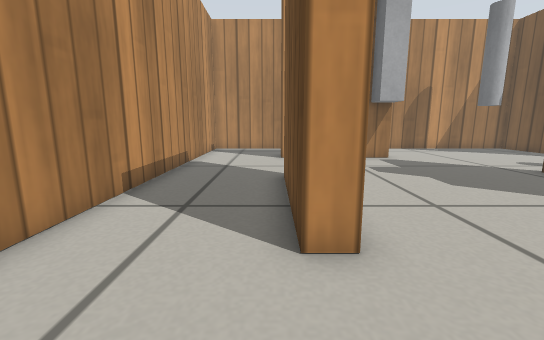
[1] (above)

16 first-person views from a walk through a robot-simulator world made for Gazebo. The camera is 0.33 m above the floor, tilts 10° down and sees 90° across. The floor is counted in squares, 0.2 m on a side. Each view is taken from the middle of a square. On the plan, view 1 faces up. The plan holds only what a view shows up to about 14 squares ahead; the rest is blank. Gazebo's built-in surfaces are drawn with simple patterns.

[2]
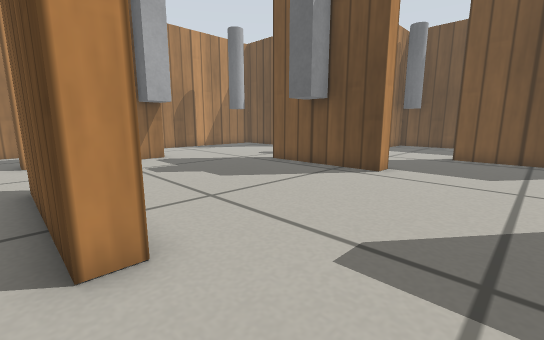

[3]
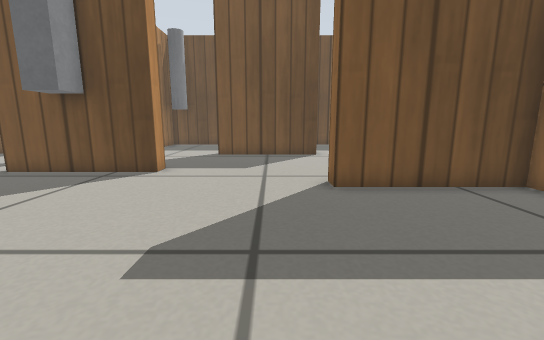

[4]
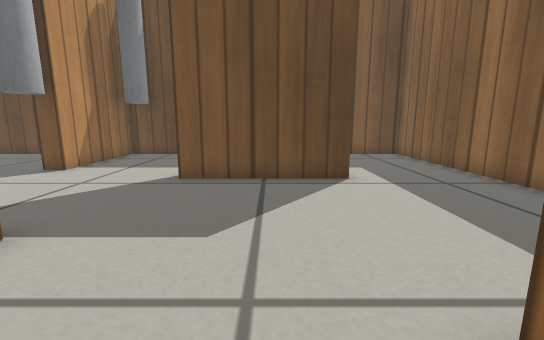

[5]
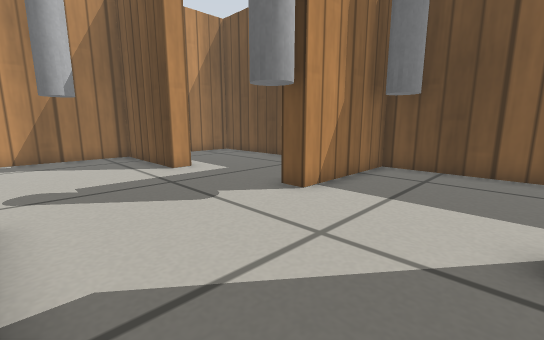

[6]
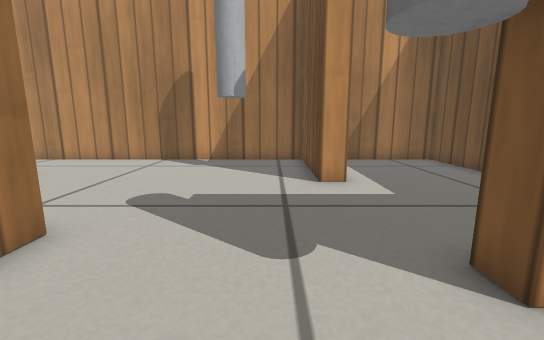

[7]
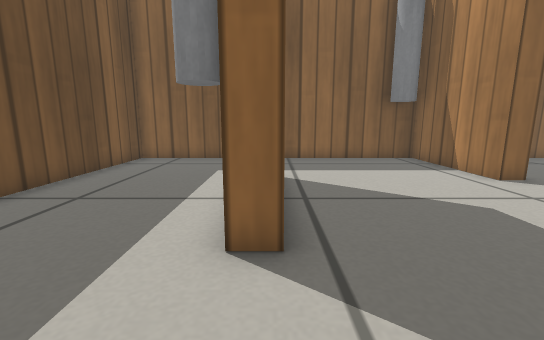

[8]
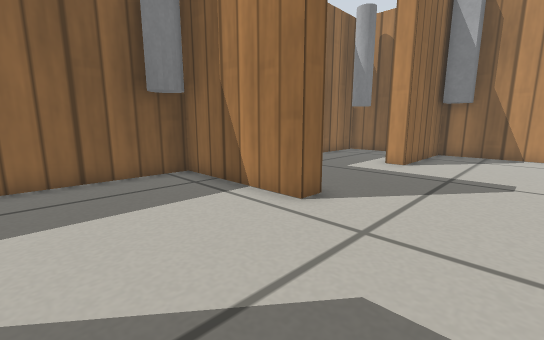

[9]
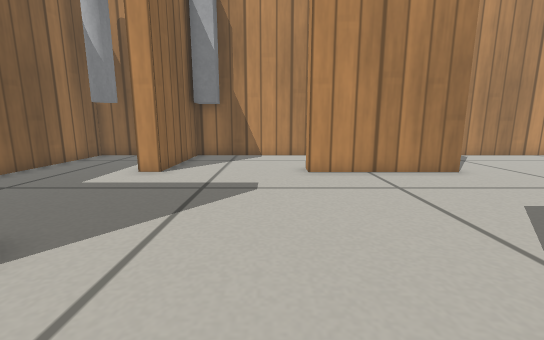

[10]
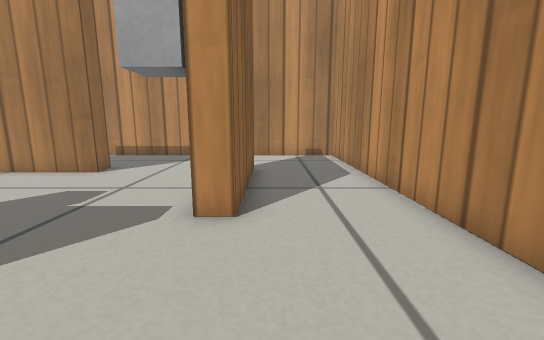

[11]
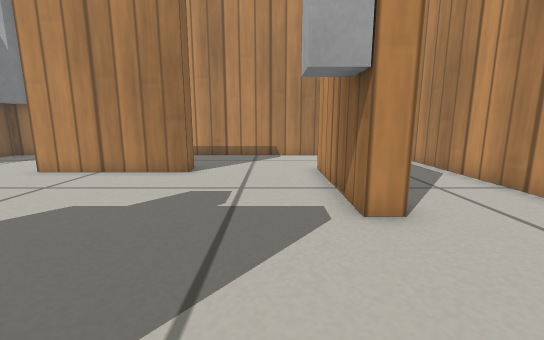

[12]
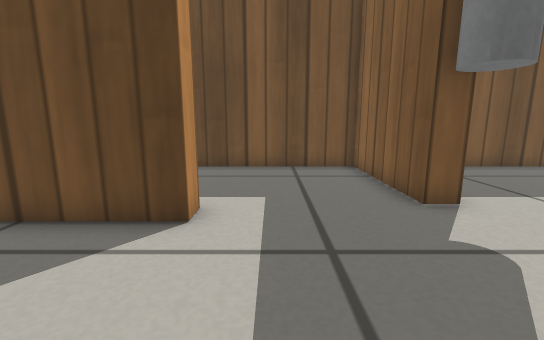

[13]
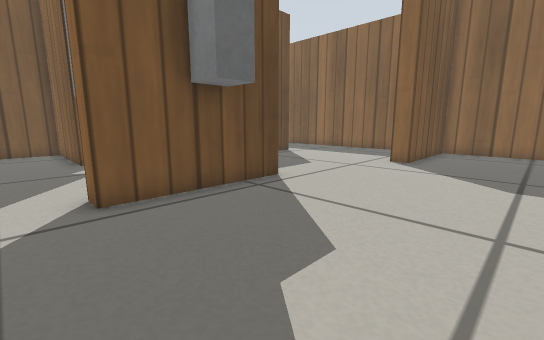

[14]
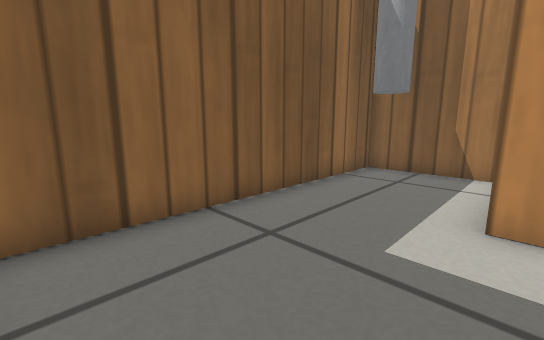

[15]
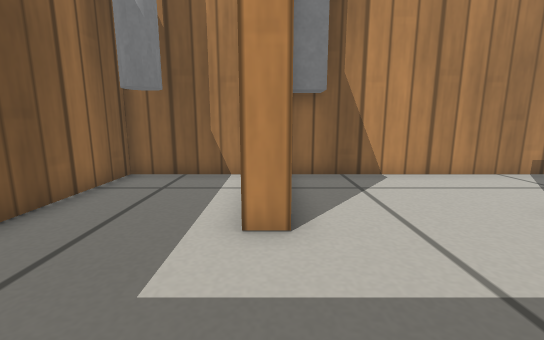

[16]
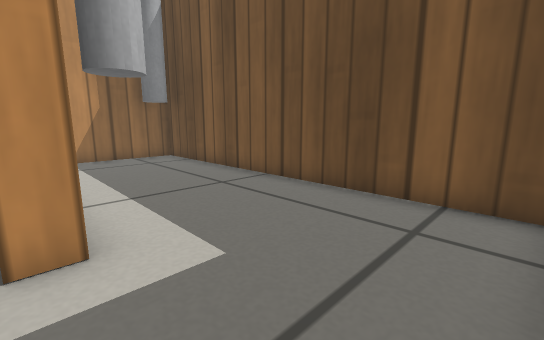

### Floor plan
Ten units are one square. View 1 is at (0, 0); x grows to the right and y downward. Boxes are objects, and circles mark ways between rooms. Rooms are numbered by the first view taken in them; rooms with no view inside come last. Other rooms are left out.
<svg viewBox="-40 -175 245 245">
<path fill="none" stroke="#000" d="M97 -38 89 -38 89 -88 96 -88 96 -81M54 -126 4 -126 4 -134 54 -134 54 -126M11 -82 11 -32 4 -32 4 -82 11 -82M154 -79 200 -79 200 -170 162 -170M68 26 68 16 75 16 75 65 200 65 200 -72 154 -72M151 -124 143 -124 143 -170 -35 -170 -35 16 11 16 11 25M146 23 139 23 139 -27 146 -27M-35 29 -35 65 68 65 68 26"/>
<rect x="-35" y="5" width="10" height="10" fill="#bbb"><title>grey post</title></rect>
<rect x="45" y="-125" width="10" height="10" fill="#bbb"><title>grey post</title></rect>
<rect x="75" y="55" width="20" height="10" fill="#bbb"><title>grey pole</title></rect>
<rect x="75" y="-75" width="10" height="20" fill="#bbb"><title>grey post</title></rect>
<rect x="105" y="-155" width="20" height="10" fill="#bbb"><title>grey pole</title></rect>
<rect x="135" y="-85" width="20" height="20" fill="#bbb"><title>grey pole</title></rect>
<rect x="145" y="-5" width="20" height="20" fill="#bbb"><title>grey pole</title></rect>
<rect x="185" y="-65" width="10" height="10" fill="#bbb"><title>grey pole</title></rect>
<rect x="-35" y="45" width="20" height="20" fill="#bbb"><title>grey pole</title></rect>
<circle cx="40" cy="20" r="3" fill="#2a7"/>
<text x="80" y="-60">1</text>
<text x="10" y="40">2</text>
</svg>
Room 1 opens to room 2.

Where each view was taken, in squares from view 1:
view 1: 0 up, 0 right, facing up
view 2: 0 up, 0 right, facing up-right
view 3: 0 up, 0 right, facing right
view 4: 0 up, 6 right, facing right
view 5: 3 up, 10 right, facing up-right
view 6: 5 up, 13 right, facing up
view 7: 6 up, 14 right, facing down
view 8: 2 up, 12 right, facing down-left
view 9: 2 up, 10 right, facing left
view 10: 14 up, 10 right, facing left
view 11: 11 up, 10 right, facing left
view 12: 11 up, 10 right, facing right
view 13: 10 up, 3 right, facing down-right
view 14: 2 down, 6 right, facing down-left
view 15: 2 down, 5 right, facing left
view 16: 6 down, 14 right, facing up-right
